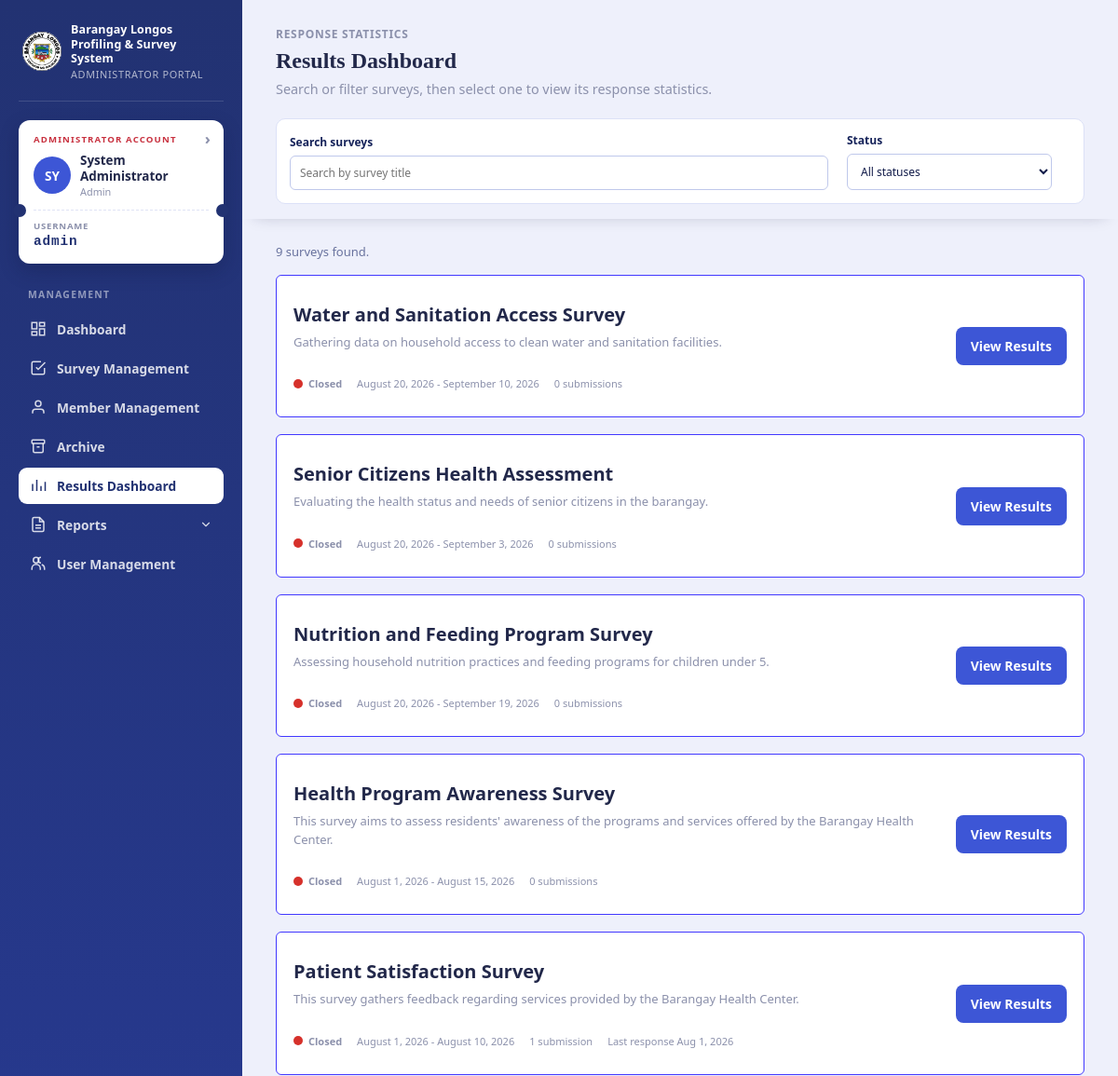
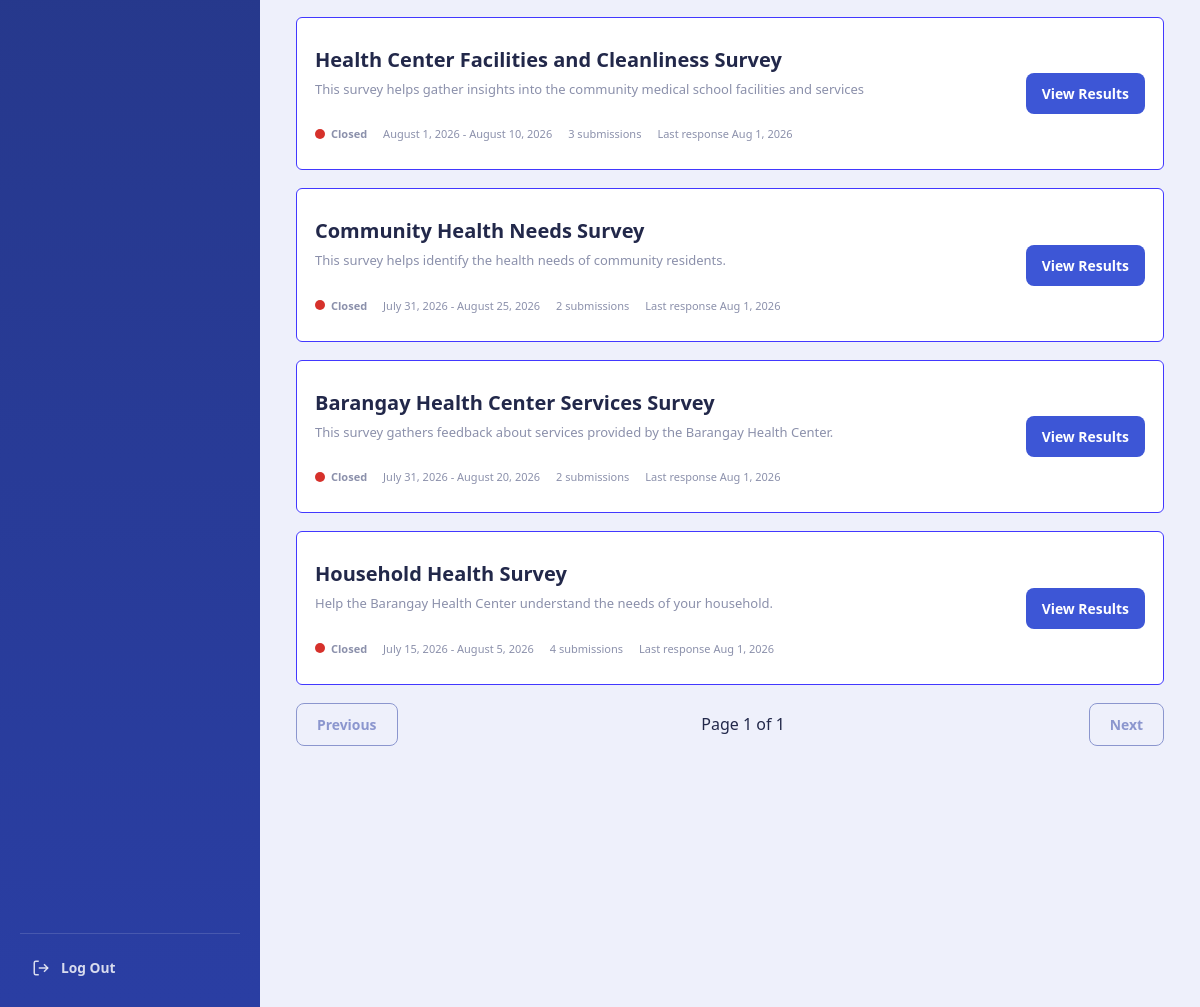
Screenshot of /admin/pages/results.php (signed in) with the database file from the repository (2 pictures, top to bottom).
### tables this page shows
CREATE TABLE `staff_admin` (
  `id` int(10) UNSIGNED NOT NULL,
  `username` varchar(80) NOT NULL,
  `full_name` varchar(120) NOT NULL,
  `password_hash` varchar(255) NOT NULL,
  `role` enum('admin','staff') NOT NULL DEFAULT 'staff',
  `contact_number` varchar(30) NOT NULL DEFAULT '',
  `address` text NOT NULL,
  `birthday` date DEFAULT NULL,
  `is_active` tinyint(1) NOT NULL DEFAULT 1,
  `archived_at` timestamp NULL DEFAULT NULL,
  `created_at` timestamp NULL DEFAULT current_timestamp()
);

CREATE TABLE `surveys` (
  `id` int(10) UNSIGNED NOT NULL,
  `title` varchar(180) NOT NULL,
  `description` text NOT NULL,
  `opens_at` date NOT NULL,
  `closes_at` date NOT NULL,
  `is_active` tinyint(1) NOT NULL DEFAULT 1,
  `archived_at` timestamp NULL DEFAULT NULL,
  `created_at` timestamp NULL DEFAULT current_timestamp()
);

### config/database.php (called while the page is built, shortened)
<?php
function database(): PDO
{
    static $connection = null;
    if ($connection instanceof PDO) {
        return $connection;
    }
    $connection = new PDO(
        'mysql:host=' . DB_HOST . ';dbname=' . DB_NAME . ';charset=utf8mb4',
        DB_USER,
        DB_PASS,
        [
            PDO::ATTR_ERRMODE => PDO::ERRMODE_EXCEPTION,
            PDO::ATTR_DEFAULT_FETCH_MODE => PDO::FETCH_ASSOC,
            PDO::ATTR_EMULATE_PREPARES => false,
        ]
    );
    $connection->exec("SET time_zone = '+08:00'");
    return $connection;
}

### config/admin_auth.php (called while the page is built, shortened)
<?php
require_once __DIR__ . '/auth.php';
function current_admin(): ?array
{
    $statement = database()->prepare('SELECT id, username, full_name, role, contact_number, address, birthday FROM staff_admin WHERE id = ? AND is_active = 1 LIMIT 1');
    $statement->execute([$_SESSION['admin_id']]);
    return $statement->fetch() ?: null;
}
function require_admin(): array
{
    $admin = current_admin();
    return $admin;
}

### config/auth.php (called while the page is built, shortened)
<?php
require_once __DIR__ . '/database.php';
function h(?string $value): string
{
    return htmlspecialchars((string) $value, ENT_QUOTES, 'UTF-8');
}

### admin/pages/results.php (the view, shortened to what this page needs)
<?php
require_once __DIR__ . '/../../config/admin_auth.php';
$admin = require_admin();
$db = database();
$isPreview = defined('RENDER_RESULTS_PREVIEW');
$search = trim((string) ($_GET['q'] ?? ''));
$status = (string) ($_GET['status'] ?? 'all');
$where = [];
$params = [];
$whereSql = $where ? ' WHERE ' . implode(' AND ', $where) : '';
$perPage = 10;
$countStatement = $db->prepare('SELECT COUNT(*) FROM surveys s' . $whereSql);
$countStatement->execute($params);
$surveyCount = (int) $countStatement->fetchColumn();
$pageCount = max(1, (int) ceil($surveyCount / $perPage));
$page = min(max(1, (int) ($_GET['page'] ?? 1)), $pageCount);
$offset = ($page - 1) * $perPage;
$paginationSql = $isPreview ? '' : ' LIMIT ' . $perPage . ' OFFSET ' . $offset;
$surveyStatement = $db->prepare(
    "SELECT s.id, s.title, s.description, s.opens_at, s.closes_at, s.is_active,
            COUNT(DISTINCT sub.id) AS submission_count,
            MAX(sub.submitted_at) AS last_submission
     FROM surveys s
     LEFT JOIN survey_submissions sub ON sub.survey_id = s.id
     $whereSql
     GROUP BY s.id, s.title, s.description, s.opens_at, s.closes_at, s.is_active
     ORDER BY s.id DESC" . $paginationSql
);
$surveyStatement->execute($params);
$surveys = $surveyStatement->fetchAll();
$pageUrl = static function (int $targetPage) use ($search, $status): string {
    $query = ['page' => $targetPage];
    if ($search !== '') $query['q'] = $search;
    if ($status !== 'all') $query['status'] = $status;
    return 'results.php?' . http_build_query($query);
};
$isSurveyOpen = static function (array $survey): bool {
    $today = date('Y-m-d');
    return (int) $survey['is_active'] === 1 && $today >= $survey['opens_at'] && $today < $survey['closes_at'];
};
$selectedSurvey = null;
?>
<!doctype html>
<html lang="en">
<head>
<link rel="stylesheet" href="../../assets/css/dashboard.css?v=13">
<link rel="stylesheet" href="../css/logout.css">
<link rel="stylesheet" href="../../assets/css/admin-management.css">
<link rel="stylesheet" href="../css/surveys.css?v=5">
<link rel="stylesheet" href="../css/results.css?v=2">
</head>
<body>
<div class="portal-shell">
<aside class="sidebar">
    <div class="sidebar-brand"><div class="sidebar-seal"><img src="../../assets/img/barangay-longos-logo.jpg" alt="Barangay Longos Logo"></div><div class="wordmark">Barangay Longos<br>Profiling &amp; Survey System<small>Administrator Portal</small></div></div>
    <div class="id-card" data-navigate-href="admin_profile.php"><div class="id-eyebrow"><?= $admin['role'] === 'admin' ? 'Administrator Account' : 'Staff Account' ?></div><div class="id-card-row"><div class="id-avatar"><?= h(strtoupper(substr($admin['full_name'], 0, 2))) ?></div><div class="id-card-name"><?= h($admin['full_name']) ?><small><?= h(ucfirst($admin['role'])) ?></small></div></div><div class="id-card-perf"></div><div class="id-card-number"><span>Username</span><?= h($admin['username']) ?></div></div>
    <nav class="nav-group"><span class="nav-label">Management</span>
        <a class="nav-link" href="dashboard.php"><span class="nav-icon"><svg viewBox="0 0 24 24" fill="none" stroke="currentColor" stroke-width="2"><rect x="3" y="3" width="7" height="9"/><rect x="14" y="3" width="7" height="5"/><rect x="14" y="12" width="7" height="9"/><rect x="3" y="16" width="7" height="5"/></svg></span>Dashboard</a>
        <a class="nav-link" href="surveys.php"><span class="nav-icon"><svg viewBox="0 0 24 24" fill="none" stroke="currentColor" stroke-width="2"><path d="M9 11l3 3L22 4"/><path d="M21 12v7a2 2 0 0 1-2 2H5a2 2 0 0 1-2-2V5a2 2 0 0 1 2-2h11"/></svg></span>Survey Management</a>
        <a class="nav-link" href="members.php"><span class="nav-icon"><svg viewBox="0 0 24 24" fill="none" stroke="currentColor" stroke-width="2"><path d="M20 21v-2a4 4 0 0 0-4-4H8a4 4 0 0 0-4 4v2"/><circle cx="12" cy="7" r="4"/></svg></span>Member Management</a><a class="nav-link" href="archive.php"><span class="nav-icon"><svg viewBox="0 0 24 24" fill="none" stroke="currentColor" stroke-width="2"><rect x="3" y="3" width="18" height="5" rx="1"/><path d="M5 8v11a2 2 0 0 0 2 2h10a2 2 0 0 0 2-2V8"/><line x1="10" y1="13" x2="14" y2="13"/></svg></span>Archive</a>
        <a class="nav-link" href="results.php" aria-current="page"><span class="nav-icon"><svg viewBox="0 0 24 24" fill="none" stroke="currentColor" stroke-width="2"><line x1="4" y1="20" x2="4" y2="10"/><line x1="10" y1="20" x2="10" y2="4"/><line x1="16" y1="20" x2="16" y2="13"/><line x1="22" y1="20" x2="22" y2="7"/></svg></span>Results Dashboard</a>
        <div class="nav-group-item">
            <button type="button" class="nav-link nav-parent" aria-expanded="false"><span class="nav-icon"><svg viewBox="0 0 24 24" fill="none" stroke="currentColor" stroke-width="2"><path d="M14 2H6a2 2 0 0 0-2 2v16a2 2 0 0 0 2 2h12a2 2 0 0 0 2-2V8z"/><path d="M14 2v6h6"/><line x1="8" y1="13" x2="16" y2="13"/><line x1="8" y1="17" x2="16" y2="17"/></svg></span>
                <span>Reports</span>
                <svg class="nav-chevron" viewBox="0 0 24 24" fill="none" stroke="currentColor" stroke-width="2" stroke-linecap="round" stroke-linejoin="round"><polyline points="6 9 12 15 18 9"/></svg>
            </button>
        </div>
        <?php if ($admin['role'] === 'admin'): ?><a class="nav-link" href="users.php"><span class="nav-icon"><svg viewBox="0 0 24 24" fill="none" stroke="currentColor" stroke-width="2"><circle cx="9" cy="7" r="4"/><path d="M3 21v-2a6 6 0 0 1 12 0v2"/><path d="M16 11a4 4 0 0 1 0-8"/><path d="M21 21v-2a6 6 0 0 0-4-5.7"/></svg></span>User Management</a><?php endif; ?>
    </nav>
    <div class="nav-footer"><a class="nav-link" href="../../process/admin_logout.php" onclick="event.preventDefault(); logout();"><span class="nav-icon"><svg viewBox="0 0 24 24" fill="none" stroke="currentColor" stroke-width="2"><path d="M9 21H5a2 2 0 0 1-2-2V5a2 2 0 0 1 2-2h4"/><polyline points="16 17 21 12 16 7"/><line x1="21" y1="12" x2="9" y2="12"/></svg></span>Log Out</a></div>
</aside>
<main class="main">
    <div class="sticky-head">
    <div class="topbar">
        <div>
            <div class="page-eyebrow"><?= $isPreview ? 'Survey statistics' : 'Response statistics' ?></div>
            <h1 class="page-title"><?= $isPreview ? h($selectedSurvey['title'] ?? 'Results') : 'Results Dashboard' ?></h1>
            <p class="page-sub"><?= $isPreview ? 'Response statistics and question results for this survey.' : 'Search or filter surveys, then select one to view its response statistics.' ?></p>
        </div>
    </div>
    <?php if (!$isPreview): ?>
        <form class="survey-tools" method="get" role="search" data-live-filter>
            <label class="tool-search" for="results-search">Search surveys
                <input id="results-search" type="search" name="q" value="<?= h($search) ?>" placeholder="Search by survey title" autocomplete="off" data-live-search>
            </label>
            <label class="tool-filter" for="results-status">Status
                <select id="results-status" name="status">
                    <option value="all" <?= $status === 'all' ? 'selected' : '' ?>>All statuses</option>
                </select>
            </label>
        </form>
    <?php endif; ?>
    </div>
    <?php if (!$isPreview): ?>
        <div class="survey-page">
        <div data-live-results aria-live="polite">
        <p class="list-summary"><?= $surveyCount ?> survey<?= $surveyCount === 1 ? '' : 's' ?> found<?= $surveyCount > $perPage ? ' · Page ' . $page . ' of ' . $pageCount : '' ?>.</p>
        <section class="survey-list" aria-label="Surveys">
            <?php foreach ($surveys as $survey): ?>
                <?php $surveyIsOpen = $isSurveyOpen($survey); ?>
                <article class="survey-card results-survey-card">
                    <div class="survey-info">
                        <h2><?= h($survey['title']) ?></h2>
                        <p><?= h($survey['description']) ?></p>
                        <div class="survey-meta">
                            <span class="dot <?= $surveyIsOpen ? 'active' : 'closed' ?>"></span>
                            <strong><?= $surveyIsOpen ? 'Active' : 'Closed' ?></strong>
                            <span><?= h(date('F j, Y', strtotime($survey['opens_at']))) ?> - <?= h(date('F j, Y', strtotime($survey['closes_at']))) ?></span>
                            <span><?= (int) $survey['submission_count'] ?> submission<?= (int) $survey['submission_count'] === 1 ? '' : 's' ?></span>
                            <?php if ($survey['last_submission']): ?><span>Last response <?= h(date('M j, Y', strtotime($survey['last_submission']))) ?></span><?php endif; ?>
                        </div>
                    </div>
                    <a class="btn btn-outline manage-survey" href="results.php?survey_id=<?= (int) $survey['id'] ?>">View Results</a>
                </article>
            <?php endforeach; ?>
        </section>
        <?php if ($surveyCount > 0): ?>
            <nav class="pagination" aria-label="Survey pages">
                <?php if ($page > 1): ?><a class="btn btn-outline" href="<?= h($pageUrl($page - 1)) ?>">Previous</a><?php else: ?><span class="btn btn-outline" aria-disabled="true">Previous</span><?php endif; ?>
                <span>Page <?= $page ?> of <?= $pageCount ?></span>
                <?php if ($page < $pageCount): ?><a class="btn btn-outline" href="<?= h($pageUrl($page + 1)) ?>">Next</a><?php else: ?><span class="btn btn-outline" aria-disabled="true">Next</span><?php endif; ?>
            </nav>
        <?php endif; ?>
        </div>
        </div>
    <?php endif; ?>
</main>
</div>
</body>
</html>

### assets/css/admin-management.css (style rules this page uses)
.topbar { display:flex;align-items:flex-start;justify-content:space-between;gap:16px;margin-bottom:22px;flex-wrap:wrap }
body .page-eyebrow { font-size:.75rem;text-transform:uppercase;letter-spacing:.06em;color:var(--muted,#8b90ab);font-weight:700 }
.page-title { font-size:1.5rem;margin:4px 0 6px }
.page-sub { color:var(--muted,#8b90ab);font-size:.9rem }

### admin/css/surveys.css (style rules this page uses)
.survey-page { min-height: 100%; width: 100%; }
.new-survey, .manage-survey { border: 0; border-radius: 8px; background: var(--gov-blue); color: #fff; cursor: pointer; font-weight: 700; padding: 11px 16px; text-decoration: none; }
.survey-list { display: grid; gap: 18px; }
.survey-page .survey-card { align-items: center; background: #fff; border: 1px solid #4238ff; border-radius: 6px; display: flex; flex-direction: row; gap: 20px; justify-content: space-between; min-height: 142px; padding: 28px 18px; }
.survey-info { min-width: 0; }
.survey-card h2 { margin: 0 0 7px; font-size: 20px; }
.survey-card p { margin: 0 0 27px; font-size: 13px; }
.survey-meta { align-items: center; display: flex; flex-wrap: wrap; gap: 16px; font-size: 11px; }
.dot { border-radius: 50%; display: inline-block; height: 10px; margin-right: -10px; width: 10px; }
.closed { background: #d6312b; }
.survey-tools { align-items: end; background: #fff; border: 1px solid #dce1f7; border-radius: 10px; display: grid; gap: 20px; grid-template-columns: 1fr 220px auto; margin-bottom: 10px; padding: 14px; }
.tool-search, .tool-filter { color: #16235a; display: grid; font-size: 12px; font-weight: 700; gap: 6px; min-width: 0; }
.survey-tools input, .survey-tools select { padding: 9px 10px; }
.list-summary { color: #68729e; font-size: 13px; margin: 0 0 16px; }
.pagination { align-items: center; display: flex; justify-content: space-between; gap: 12px; margin-top: 18px; }
.pagination .btn[aria-disabled="true"] { opacity: .5; pointer-events: none; }
input, textarea, select { background: #fff; border: 1px solid #bfc8eb; border-radius: 6px; color: #111b49; font: inherit; font-weight: 400; padding: 11px; width: 100%; }

### admin/css/results.css (style rules this page uses)
.results-survey-card .survey-meta { row-gap: 8px; }
.results-survey-card .manage-survey { flex-shrink: 0; white-space: nowrap; }

### rows the page displays
staff_admin: full_name "SY", full_name "System Administrator", role "Admin", username "admin"
surveys: title "Water and Sanitation Access Survey", description "Gathering data on household access to clean water and sanitation facilities.", is_active "Closed", opens_at "August 20, 2026", closes_at "September 10, 2026", submission_count "0"
surveys: title "Senior Citizens Health Assessment", description "Evaluating the health status and needs of senior citizens in the barangay.", is_active "Closed", opens_at "August 20, 2026", closes_at "September 3, 2026", submission_count "0"
surveys: title "Nutrition and Feeding Program Survey", description "Assessing household nutrition practices and feeding programs for children under 5.", is_active "Closed", opens_at "August 20, 2026", closes_at "September 19, 2026", submission_count "0"
surveys: title "Health Program Awareness Survey", description "This survey aims to assess residents' awareness of the programs and services offered by the Barangay Health Center.", is_active "Closed", opens_at "August 1, 2026", closes_at "August 15, 2026", submission_count "0"
surveys: title "Patient Satisfaction Survey", description "This survey gathers feedback regarding services provided by the Barangay Health Center.", is_active "Closed", opens_at "August 1, 2026", closes_at "August 10, 2026", submission_count "1", last_submission "Aug 1, 2026"
surveys: title "Health Center Facilities and Cleanliness Survey", description "This survey helps gather insights into the community medical school facilities and services", is_active "Closed", opens_at "August 1, 2026", closes_at "August 10, 2026", submission_count "3", last_submission "Aug 1, 2026"
surveys: title "Community Health Needs Survey", description "This survey helps identify the health needs of community residents.", is_active "Closed", opens_at "July 31, 2026", closes_at "August 25, 2026", submission_count "2", last_submission "Aug 1, 2026"
surveys: title "Barangay Health Center Services Survey", description "This survey gathers feedback about services provided by the Barangay Health Center.", is_active "Closed", opens_at "July 31, 2026", closes_at "August 20, 2026", submission_count "2", last_submission "Aug 1, 2026"
surveys: title "Household Health Survey", description "Help the Barangay Health Center understand the needs of your household.", is_active "Closed", opens_at "July 15, 2026", closes_at "August 5, 2026", submission_count "4", last_submission "Aug 1, 2026"

### other values shown
$surveyCount "9"
$page "1"
$pageCount "1"
